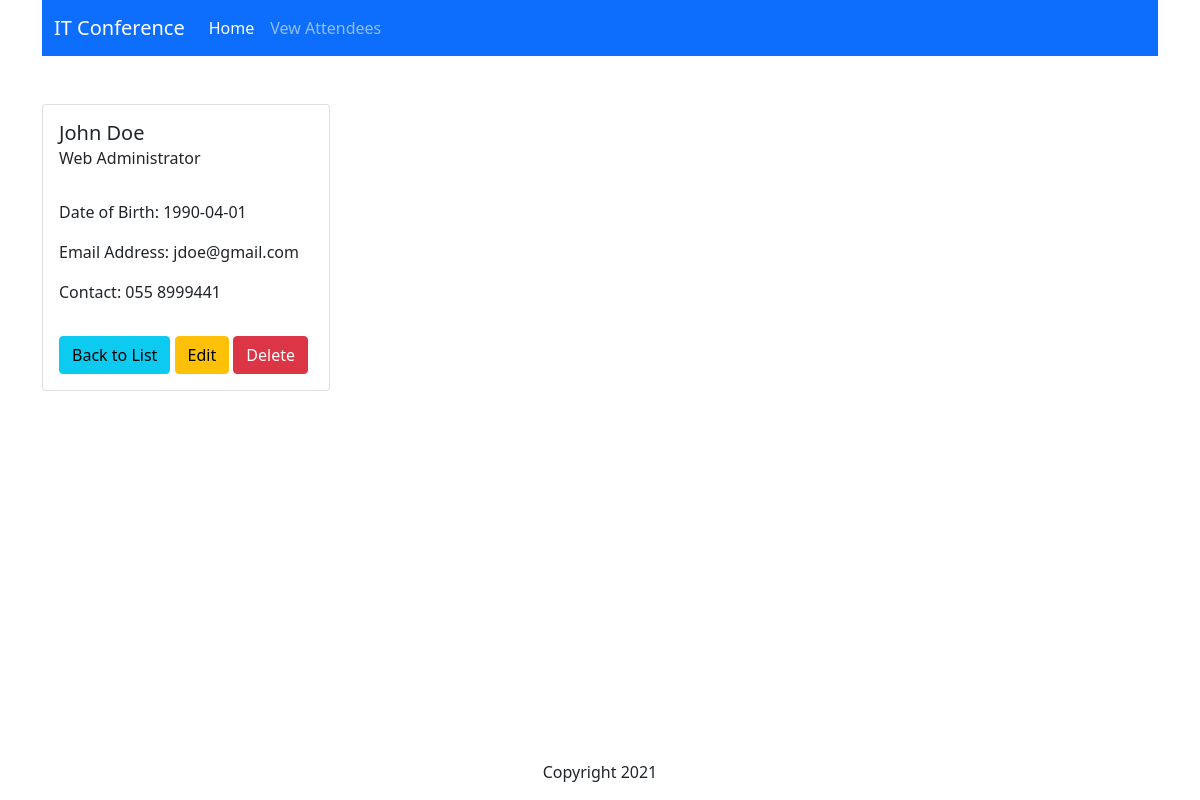
The page /view.php?id=5 on the database its author committed.
### tables this page shows
CREATE TABLE `attendee` (
  `attendee_id` int(11) NOT NULL,
  `firstname` varchar(100) NOT NULL,
  `lastname` varchar(100) NOT NULL,
  `dateofbirth` date NOT NULL,
  `emailaddress` varchar(100) NOT NULL,
  `contactnumber` varchar(20) NOT NULL,
  `specialty_id` int(11) NOT NULL
);

CREATE TABLE `specialties` (
  `specialty_id` int(11) NOT NULL,
  `name` varchar(50) NOT NULL
);

### db/conn.php (called while the page is built)
<?php
    $host = '127.0.0.1';
    $db = 'attendance_db';
    $user = 'root';
    $pass = '';
    $charset = 'utf8mb4';
    $dsn = "mysql:host=$host;dbname=$db;charset=$charset";
    try{
        $pdo = new PDO($dsn, $user, $pass);
        $pdo->setAttribute(PDO::ATTR_ERRMODE, PDO::ERRMODE_EXCEPTION);
    }catch(PDOException $e){
        throw new PDOException($e->getMessage());
    }
    require_once 'crud.php';
    $crud = new crud($pdo);
?>

### db/crud.php (called while the page is built, shortened)
<?php
    class crud {
        private $db;
        function __construct($conn){
            $this->db = $conn;
        }
        public function getAttendeeDetails($id){
            try {
                $sql = "SELECT * FROM `attendee` a INNER JOIN `specialties` s ON a.specialty_id = s.specialty_id WHERE attendee_id = :id";
                $stmt = $this->db->prepare($sql);
                $stmt->bindparam(':id', $id);
                $stmt->execute();
                $result = $stmt->fetch();
                return $result;
            } catch (PDOException $e) {
                echo $e->getMessage();
                return false;
            }
        }
    }
?>

### view.php (the view, shortened to what this page needs)
<?php
    require_once 'includes/header.php';
    require_once 'db/conn.php';
    if( ! isset($_GET['id']) ) {
        include 'includes/errormsg.php';
    }
    else {
        $id = $_GET['id'];
        $result = $crud->getAttendeeDetails($id);
    ?>
    <div class="card" style="width: 18rem;">
        <div class="card-body">
            <h5 class="card-title">
                <?= $result['firstname'] .' ' . $result['lastname'] ?>
            </h5>
            <h6 class="card-subtitle">
                <?= $result['name'] ?>
            </h6>
        </div>
        <div class="card-body">
            <p class="card-text">Date of Birth: <?= $result['dateofbirth'] ?></p>
            <p class="card-text">Email Address: <?= $result['emailaddress'] ?></p>
            <p class="card-text">Contact: <?= $result['contactnumber'] ?></p>
        </div>
        <div class="card-body">
            <a href="viewrecords.php" class="btn btn-info">Back to List</a>
            <a href="edit.php?id=<?php echo $result['attendee_id'] ?>" class="btn btn-warning">Edit</a>
            <a onClick="return confirm('Are you sure you want to delete this record?');" href="delete.php?id=<?php echo $result['attendee_id'] ?>" class="btn btn-danger">Delete</a>
        </div>
    </div>
    <?php } ?>
<?php require_once 'includes/footer.php'; ?>

### rows shown on the page
attendee: firstname "John", lastname "Doe", specialty.name "Web Administrator", dateofbirth "1990-04-01", emailaddress "jdoe@gmail.com", contactnumber "055 8999441"
